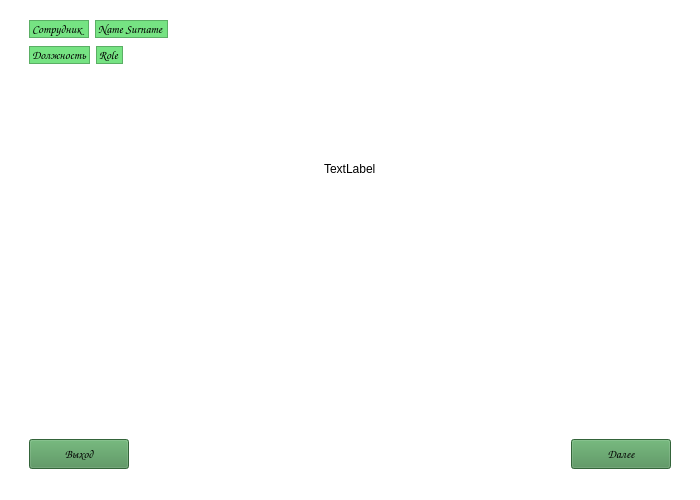
<?xml version="1.0" encoding="UTF-8"?>
<ui version="4.0">
 <class>MainWindow</class>
 <widget class="QMainWindow" name="MainWindow">
  <property name="geometry">
   <rect>
    <x>0</x>
    <y>0</y>
    <width>700</width>
    <height>500</height>
   </rect>
  </property>
  <property name="minimumSize">
   <size>
    <width>700</width>
    <height>500</height>
   </size>
  </property>
  <property name="maximumSize">
   <size>
    <width>700</width>
    <height>500</height>
   </size>
  </property>
  <property name="font">
   <font>
    <family>Comic Sans MS</family>
   </font>
  </property>
  <property name="windowTitle">
   <string>MainWindow</string>
  </property>
  <property name="styleSheet">
   <string notr="true">background-color: rgb(255, 255, 255);</string>
  </property>
  <widget class="QWidget" name="centralwidget">
   <layout class="QHBoxLayout" name="horizontalLayout">
    <item>
     <layout class="QVBoxLayout" name="verticalLayout">
      <property name="sizeConstraint">
       <enum>QLayout::SetMinAndMaxSize</enum>
      </property>
      <item>
       <spacer name="verticalSpacer">
        <property name="orientation">
         <enum>Qt::Vertical</enum>
        </property>
        <property name="sizeType">
         <enum>QSizePolicy::Fixed</enum>
        </property>
        <property name="sizeHint" stdset="0">
         <size>
          <width>20</width>
          <height>10</height>
         </size>
        </property>
       </spacer>
      </item>
      <item>
       <layout class="QVBoxLayout" name="verticalLayout_3">
        <item>
         <layout class="QHBoxLayout" name="horizontalLayout_8">
          <item>
           <spacer name="horizontalSpacer_3">
            <property name="orientation">
             <enum>Qt::Horizontal</enum>
            </property>
            <property name="sizeType">
             <enum>QSizePolicy::Fixed</enum>
            </property>
            <property name="sizeHint" stdset="0">
             <size>
              <width>20</width>
              <height>20</height>
             </size>
            </property>
           </spacer>
          </item>
          <item alignment="Qt::AlignLeft">
           <widget class="QLabel" name="label_name_form">
            <property name="sizePolicy">
             <sizepolicy hsizetype="Preferred" vsizetype="Fixed">
              <horstretch>0</horstretch>
              <verstretch>0</verstretch>
             </sizepolicy>
            </property>
            <property name="font">
             <font>
              <family>Comic Sans MS</family>
             </font>
            </property>
            <property name="styleSheet">
             <string notr="true">background-color: rgb(118, 227, 131);</string>
            </property>
            <property name="frameShape">
             <enum>QFrame::StyledPanel</enum>
            </property>
            <property name="text">
             <string>Сотрудник</string>
            </property>
           </widget>
          </item>
          <item alignment="Qt::AlignLeft">
           <widget class="QLabel" name="label_name">
            <property name="sizePolicy">
             <sizepolicy hsizetype="Preferred" vsizetype="Fixed">
              <horstretch>0</horstretch>
              <verstretch>0</verstretch>
             </sizepolicy>
            </property>
            <property name="font">
             <font>
              <family>Comic Sans MS</family>
             </font>
            </property>
            <property name="styleSheet">
             <string notr="true">background-color: rgb(118, 227, 131);</string>
            </property>
            <property name="frameShape">
             <enum>QFrame::StyledPanel</enum>
            </property>
            <property name="text">
             <string>Name Surname</string>
            </property>
           </widget>
          </item>
          <item>
           <spacer name="horizontalSpacer_4">
            <property name="orientation">
             <enum>Qt::Horizontal</enum>
            </property>
            <property name="sizeType">
             <enum>QSizePolicy::Expanding</enum>
            </property>
            <property name="sizeHint" stdset="0">
             <size>
              <width>20</width>
              <height>20</height>
             </size>
            </property>
           </spacer>
          </item>
         </layout>
        </item>
        <item>
         <layout class="QHBoxLayout" name="horizontalLayout_4">
          <item>
           <spacer name="horizontalSpacer_5">
            <property name="orientation">
             <enum>Qt::Horizontal</enum>
            </property>
            <property name="sizeType">
             <enum>QSizePolicy::Fixed</enum>
            </property>
            <property name="sizeHint" stdset="0">
             <size>
              <width>20</width>
              <height>20</height>
             </size>
            </property>
           </spacer>
          </item>
          <item alignment="Qt::AlignLeft">
           <widget class="QLabel" name="label_role_form">
            <property name="sizePolicy">
             <sizepolicy hsizetype="Preferred" vsizetype="Fixed">
              <horstretch>0</horstretch>
              <verstretch>0</verstretch>
             </sizepolicy>
            </property>
            <property name="font">
             <font>
              <family>Comic Sans MS</family>
             </font>
            </property>
            <property name="styleSheet">
             <string notr="true">background-color: rgb(118, 227, 131);</string>
            </property>
            <property name="frameShape">
             <enum>QFrame::StyledPanel</enum>
            </property>
            <property name="text">
             <string>Должность</string>
            </property>
           </widget>
          </item>
          <item alignment="Qt::AlignLeft">
           <widget class="QLabel" name="label_role">
            <property name="sizePolicy">
             <sizepolicy hsizetype="Preferred" vsizetype="Fixed">
              <horstretch>0</horstretch>
              <verstretch>0</verstretch>
             </sizepolicy>
            </property>
            <property name="font">
             <font>
              <family>Comic Sans MS</family>
             </font>
            </property>
            <property name="styleSheet">
             <string notr="true">background-color: rgb(118, 227, 131);</string>
            </property>
            <property name="frameShape">
             <enum>QFrame::StyledPanel</enum>
            </property>
            <property name="text">
             <string>Role</string>
            </property>
           </widget>
          </item>
          <item>
           <spacer name="horizontalSpacer_6">
            <property name="orientation">
             <enum>Qt::Horizontal</enum>
            </property>
            <property name="sizeType">
             <enum>QSizePolicy::Expanding</enum>
            </property>
            <property name="sizeHint" stdset="0">
             <size>
              <width>20</width>
              <height>20</height>
             </size>
            </property>
           </spacer>
          </item>
         </layout>
        </item>
       </layout>
      </item>
      <item>
       <layout class="QHBoxLayout" name="horizontalLayout_3">
        <item alignment="Qt::AlignHCenter">
         <widget class="QLabel" name="label_avatar">
          <property name="text">
           <string>TextLabel</string>
          </property>
         </widget>
        </item>
       </layout>
      </item>
      <item>
       <layout class="QHBoxLayout" name="horizontalLayout_5">
        <item>
         <spacer name="horizontalSpacer_2">
          <property name="orientation">
           <enum>Qt::Horizontal</enum>
          </property>
          <property name="sizeType">
           <enum>QSizePolicy::Fixed</enum>
          </property>
          <property name="sizeHint" stdset="0">
           <size>
            <width>20</width>
            <height>20</height>
           </size>
          </property>
         </spacer>
        </item>
        <item alignment="Qt::AlignLeft|Qt::AlignBottom">
         <widget class="QPushButton" name="btn_exit">
          <property name="minimumSize">
           <size>
            <width>100</width>
            <height>30</height>
           </size>
          </property>
          <property name="maximumSize">
           <size>
            <width>100</width>
            <height>30</height>
           </size>
          </property>
          <property name="font">
           <font>
            <family>Comic Sans MS</family>
           </font>
          </property>
          <property name="styleSheet">
           <string notr="true">background-color: rgb(73, 140, 81);</string>
          </property>
          <property name="text">
           <string>Выход</string>
          </property>
         </widget>
        </item>
        <item alignment="Qt::AlignBottom">
         <widget class="QPushButton" name="btn_transit">
          <property name="minimumSize">
           <size>
            <width>100</width>
            <height>30</height>
           </size>
          </property>
          <property name="maximumSize">
           <size>
            <width>100</width>
            <height>30</height>
           </size>
          </property>
          <property name="font">
           <font>
            <family>Comic Sans MS</family>
           </font>
          </property>
          <property name="styleSheet">
           <string notr="true">background-color: rgb(73, 140, 81);</string>
          </property>
          <property name="text">
           <string>Далее</string>
          </property>
         </widget>
        </item>
        <item>
         <spacer name="horizontalSpacer">
          <property name="orientation">
           <enum>Qt::Horizontal</enum>
          </property>
          <property name="sizeType">
           <enum>QSizePolicy::Fixed</enum>
          </property>
          <property name="sizeHint" stdset="0">
           <size>
            <width>20</width>
            <height>20</height>
           </size>
          </property>
         </spacer>
        </item>
       </layout>
      </item>
     </layout>
    </item>
   </layout>
  </widget>
  <widget class="QMenuBar" name="menubar">
   <property name="geometry">
    <rect>
     <x>0</x>
     <y>0</y>
     <width>700</width>
     <height>21</height>
    </rect>
   </property>
  </widget>
  <widget class="QStatusBar" name="statusbar"/>
 </widget>
 <resources/>
 <connections/>
</ui>
